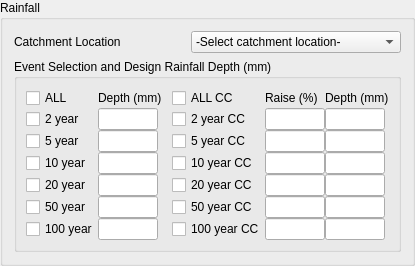
         <widget class="QgsCollapsibleGroupBox" name="mGroupBox">
          <property name="title">
           <string>Rainfall</string>
          </property>
          <layout class="QVBoxLayout" name="verticalLayout_2">
           <item>
            <layout class="QHBoxLayout" name="horizontalLayout_8">
             <item>
              <widget class="QLabel" name="label">
               <property name="text">
                <string>Catchment Location</string>
               </property>
              </widget>
             </item>
             <item>
              <widget class="QComboBox" name="cboLocation">
               <property name="sizePolicy">
                <sizepolicy hsizetype="Fixed" vsizetype="Fixed">
                 <horstretch>0</horstretch>
                 <verstretch>0</verstretch>
                </sizepolicy>
               </property>
               <property name="minimumSize">
                <size>
                 <width>210</width>
                 <height>0</height>
                </size>
               </property>
               <item>
                <property name="text">
                 <string>-Select catchment location-</string>
                </property>
               </item>
               <item>
                <property name="text">
                 <string>Auckland Region (TP108)</string>
                </property>
               </item>
              </widget>
             </item>
            </layout>
           </item>
           <item>
            <widget class="QGroupBox" name="groupBox_4">
             <property name="title">
              <string>Event Selection and Design Rainfall Depth (mm)</string>
             </property>
             <layout class="QHBoxLayout" name="horizontalLayout_5">
              <item>
               <layout class="QGridLayout" name="gridLayout_3">
                <property name="spacing">
                 <number>0</number>
                </property>
                <item row="3" column="0">
                 <widget class="QCheckBox" name="cb010Year">
                  <property name="text">
                   <string>10 year</string>
                  </property>
                  <property name="checked">
                   <bool>false</bool>
                  </property>
                 </widget>
                </item>
                <item row="6" column="0">
                 <widget class="QCheckBox" name="cb100Year">
                  <property name="text">
                   <string>100 year</string>
                  </property>
                  <property name="checked">
                   <bool>false</bool>
                  </property>
                 </widget>
                </item>
                <item row="5" column="0">
                 <widget class="QCheckBox" name="cb050Year">
                  <property name="text">
                   <string>50 year</string>
                  </property>
                 </widget>
                </item>
                <item row="3" column="1">
                 <widget class="QLineEdit" name="le010YearDepth">
                  <property name="maximumSize">
                   <size>
                    <width>60</width>
                    <height>16777215</height>
                   </size>
                  </property>
                  <property name="text">
                   <string/>
                  </property>
                  <property name="alignment">
                   <set>Qt::AlignRight|Qt::AlignTrailing|Qt::AlignVCenter</set>
                  </property>
                 </widget>
                </item>
                <item row="0" column="1">
                 <widget class="QLabel" name="label_13">
                  <property name="text">
                   <string>Depth (mm)</string>
                  </property>
                 </widget>
                </item>
                <item row="1" column="1">
                 <widget class="QLineEdit" name="le002YearDepth">
                  <property name="maximumSize">
                   <size>
                    <width>60</width>
                    <height>16777215</height>
                   </size>
                  </property>
                  <property name="alignment">
                   <set>Qt::AlignRight|Qt::AlignTrailing|Qt::AlignVCenter</set>
                  </property>
                 </widget>
                </item>
                <item row="2" column="1">
                 <widget class="QLineEdit" name="le005YearDepth">
                  <property name="maximumSize">
                   <size>
                    <width>60</width>
                    <height>16777215</height>
                   </size>
                  </property>
                  <property name="alignment">
                   <set>Qt::AlignRight|Qt::AlignTrailing|Qt::AlignVCenter</set>
                  </property>
                 </widget>
                </item>
                <item row="1" column="3">
                 <widget class="QCheckBox" name="cb002YearCC">
                  <property name="text">
                   <string>2 year CC</string>
                  </property>
                 </widget>
                </item>
                <item row="4" column="0">
                 <widget class="QCheckBox" name="cb020Year">
                  <property name="text">
                   <string>20 year</string>
                  </property>
                 </widget>
                </item>
                <item row="0" column="0">
                 <widget class="QCheckBox" name="cbSelectAllEvents">
                  <property name="text">
                   <string>ALL</string>
                  </property>
                 </widget>
                </item>
                <item row="2" column="0">
                 <widget class="QCheckBox" name="cb005Year">
                  <property name="text">
                   <string>5 year</string>
                  </property>
                 </widget>
                </item>
                <item row="1" column="2">
                 <spacer name="horizontalSpacer_14">
                  <property name="orientation">
                   <enum>Qt::Horizontal</enum>
                  </property>
                  <property name="sizeType">
                   <enum>QSizePolicy::Expanding</enum>
                  </property>
                  <property name="sizeHint" stdset="0">
                   <size>
                    <width>10</width>
                    <height>20</height>
                   </size>
                  </property>
                 </spacer>
                </item>
                <item row="2" column="5">
                 <widget class="QLineEdit" name="le005YearDepthCC">
                  <property name="maximumSize">
                   <size>
                    <width>60</width>
                    <height>16777215</height>
                   </size>
                  </property>
                  <property name="alignment">
                   <set>Qt::AlignRight|Qt::AlignTrailing|Qt::AlignVCenter</set>
                  </property>
                 </widget>
                </item>
                <item row="5" column="1">
                 <widget class="QLineEdit" name="le050YearDepth">
                  <property name="maximumSize">
                   <size>
                    <width>60</width>
                    <height>16777215</height>
                   </size>
                  </property>
                  <property name="alignment">
                   <set>Qt::AlignRight|Qt::AlignTrailing|Qt::AlignVCenter</set>
                  </property>
                 </widget>
                </item>
                <item row="4" column="3">
                 <widget class="QCheckBox" name="cb020YearCC">
                  <property name="text">
                   <string>20 year CC</string>
                  </property>
                 </widget>
                </item>
                <item row="5" column="3">
                 <widget class="QCheckBox" name="cb050YearCC">
                  <property name="text">
                   <string>50 year CC</string>
                  </property>
                 </widget>
                </item>
                <item row="2" column="4">
                 <widget class="QLineEdit" name="le005YearRaiseCC">
                  <property name="maximumSize">
                   <size>
                    <width>60</width>
                    <height>16777215</height>
                   </size>
                  </property>
                  <property name="text">
                   <string/>
                  </property>
                  <property name="alignment">
                   <set>Qt::AlignRight|Qt::AlignTrailing|Qt::AlignVCenter</set>
                  </property>
                  <property name="readOnly">
                   <bool>true</bool>
                  </property>
                 </widget>
                </item>
                <item row="3" column="4">
                 <widget class="QLineEdit" name="le010YearRaiseCC">
                  <property name="maximumSize">
                   <size>
                    <width>60</width>
                    <height>16777215</height>
                   </size>
                  </property>
                  <property name="text">
                   <string/>
                  </property>
                  <property name="alignment">
                   <set>Qt::AlignRight|Qt::AlignTrailing|Qt::AlignVCenter</set>
                  </property>
                  <property name="readOnly">
                   <bool>true</bool>
                  </property>
                 </widget>
                </item>
                <item row="3" column="3">
                 <widget class="QCheckBox" name="cb010YearCC">
                  <property name="text">
                   <string>10 year CC</string>
                  </property>
                  <property name="checked">
                   <bool>false</bool>
                  </property>
                 </widget>
                </item>
                <item row="4" column="1">
                 <widget class="QLineEdit" name="le020YearDepth">
                  <property name="maximumSize">
                   <size>
                    <width>60</width>
                    <height>16777215</height>
                   </size>
                  </property>
                  <property name="alignment">
                   <set>Qt::AlignRight|Qt::AlignTrailing|Qt::AlignVCenter</set>
                  </property>
                 </widget>
                </item>
                <item row="4" column="4">
                 <widget class="QLineEdit" name="le020YearRaiseCC">
                  <property name="maximumSize">
                   <size>
                    <width>60</width>
                    <height>16777215</height>
                   </size>
                  </property>
                  <property name="text">
                   <string/>
                  </property>
                  <property name="alignment">
                   <set>Qt::AlignRight|Qt::AlignTrailing|Qt::AlignVCenter</set>
                  </property>
                  <property name="readOnly">
                   <bool>true</bool>
                  </property>
                 </widget>
                </item>
                <item row="0" column="3">
                 <widget class="QCheckBox" name="cbSelectAllEventsCC">
                  <property name="text">
                   <string>ALL CC</string>
                  </property>
                 </widget>
                </item>
                <item row="1" column="5">
                 <widget class="QLineEdit" name="le002YearDepthCC">
                  <property name="maximumSize">
                   <size>
                    <width>60</width>
                    <height>16777215</height>
                   </size>
                  </property>
                  <property name="alignment">
                   <set>Qt::AlignRight|Qt::AlignTrailing|Qt::AlignVCenter</set>
                  </property>
                 </widget>
                </item>
                <item row="1" column="0">
                 <widget class="QCheckBox" name="cb002Year">
                  <property name="text">
                   <string>2 year</string>
                  </property>
                 </widget>
                </item>
                <item row="1" column="4">
                 <widget class="QLineEdit" name="le002YearRaiseCC">
                  <property name="maximumSize">
                   <size>
                    <width>60</width>
                    <height>16777215</height>
                   </size>
                  </property>
                  <property name="text">
                   <string/>
                  </property>
                  <property name="alignment">
                   <set>Qt::AlignRight|Qt::AlignTrailing|Qt::AlignVCenter</set>
                  </property>
                  <property name="readOnly">
                   <bool>true</bool>
                  </property>
                  <property name="clearButtonEnabled">
                   <bool>false</bool>
                  </property>
                 </widget>
                </item>
                <item row="6" column="3">
                 <widget class="QCheckBox" name="cb100YearCC">
                  <property name="text">
                   <string>100 year CC</string>
                  </property>
                  <property name="checked">
                   <bool>false</bool>
                  </property>
                 </widget>
                </item>
                <item row="5" column="4">
                 <widget class="QLineEdit" name="le050YearRaiseCC">
                  <property name="maximumSize">
                   <size>
                    <width>60</width>
                    <height>16777215</height>
                   </size>
                  </property>
                  <property name="text">
                   <string/>
                  </property>
                  <property name="alignment">
                   <set>Qt::AlignRight|Qt::AlignTrailing|Qt::AlignVCenter</set>
                  </property>
                  <property name="readOnly">
                   <bool>true</bool>
                  </property>
                 </widget>
                </item>
                <item row="6" column="4">
                 <widget class="QLineEdit" name="le100YearRaiseCC">
                  <property name="maximumSize">
                   <size>
                    <width>60</width>
                    <height>16777215</height>
                   </size>
                  </property>
                  <property name="text">
                   <string/>
                  </property>
                  <property name="alignment">
                   <set>Qt::AlignRight|Qt::AlignTrailing|Qt::AlignVCenter</set>
                  </property>
                  <property name="readOnly">
                   <bool>true</bool>
                  </property>
                 </widget>
                </item>
                <item row="0" column="5">
                 <widget class="QLabel" name="label_14">
                  <property name="text">
                   <string>Depth (mm)</string>
                  </property>
                 </widget>
                </item>
                <item row="0" column="4">
                 <widget class="QLabel" name="label_15">
                  <property name="text">
                   <string>Raise (%)</string>
                  </property>
                 </widget>
                </item>
                <item row="2" column="3">
                 <widget class="QCheckBox" name="cb005YearCC">
                  <property name="text">
                   <string>5 year CC</string>
                  </property>
                 </widget>
                </item>
                <item row="6" column="5">
                 <widget class="QLineEdit" name="le100YearDepthCC">
                  <property name="maximumSize">
                   <size>
                    <width>60</width>
                    <height>16777215</height>
                   </size>
                  </property>
                  <property name="text">
                   <string/>
                  </property>
                  <property name="alignment">
                   <set>Qt::AlignRight|Qt::AlignTrailing|Qt::AlignVCenter</set>
                  </property>
                 </widget>
                </item>
                <item row="4" column="5">
                 <widget class="QLineEdit" name="le020YearDepthCC">
                  <property name="maximumSize">
                   <size>
                    <width>60</width>
                    <height>16777215</height>
                   </size>
                  </property>
                  <property name="alignment">
                   <set>Qt::AlignRight|Qt::AlignTrailing|Qt::AlignVCenter</set>
                  </property>
                 </widget>
                </item>
                <item row="3" column="5">
                 <widget class="QLineEdit" name="le010YearDepthCC">
                  <property name="maximumSize">
                   <size>
                    <width>60</width>
                    <height>16777215</height>
                   </size>
                  </property>
                  <property name="text">
                   <string/>
                  </property>
                  <property name="alignment">
                   <set>Qt::AlignRight|Qt::AlignTrailing|Qt::AlignVCenter</set>
                  </property>
                 </widget>
                </item>
                <item row="5" column="5">
                 <widget class="QLineEdit" name="le050YearDepthCC">
                  <property name="maximumSize">
                   <size>
                    <width>60</width>
                    <height>16777215</height>
                   </size>
                  </property>
                  <property name="alignment">
                   <set>Qt::AlignRight|Qt::AlignTrailing|Qt::AlignVCenter</set>
                  </property>
                 </widget>
                </item>
                <item row="6" column="1">
                 <widget class="QLineEdit" name="le100YearDepth">
                  <property name="maximumSize">
                   <size>
                    <width>60</width>
                    <height>16777215</height>
                   </size>
                  </property>
                  <property name="text">
                   <string/>
                  </property>
                  <property name="alignment">
                   <set>Qt::AlignRight|Qt::AlignTrailing|Qt::AlignVCenter</set>
                  </property>
                 </widget>
                </item>
               </layout>
              </item>
             </layout>
            </widget>
           </item>
          </layout>
         </widget>
